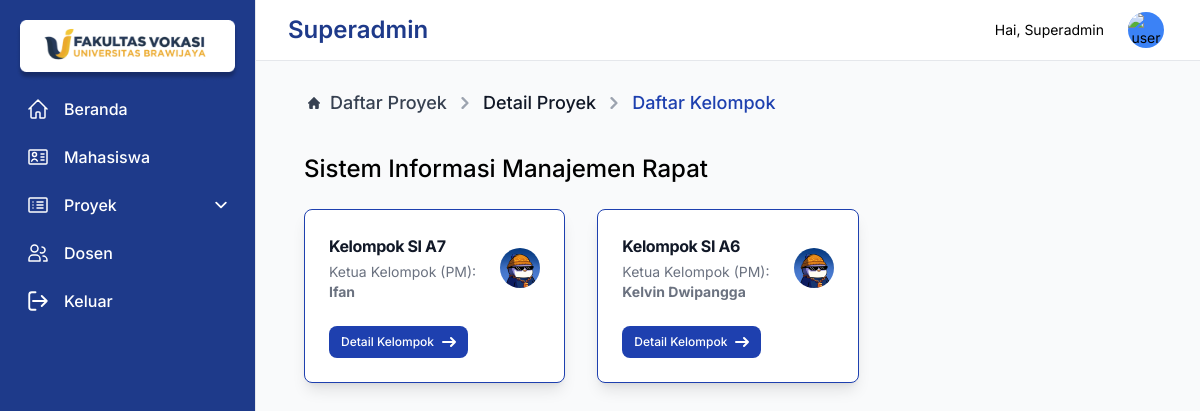
The page /superadmin/groups-and-projects/list-submitted.php?id=43 (signed in) on the database its author committed.
### tables this page shows
CREATE TABLE `proyek` (
  `id_proyek` int(20) NOT NULL,
  `nama_proyek` varchar(500) NOT NULL,
  `deskripsi_proyek` varchar(2500) NOT NULL,
  `id_user` varchar(250) NOT NULL,
  `req` varchar(2500) NOT NULL,
  `minggu` int(10) NOT NULL,
  `status_show` varchar(10) NOT NULL,
  `feature_id` int(20) NOT NULL
);

CREATE TABLE `bunch` (
  `bunch_id` int(20) NOT NULL,
  `bunch_name` varchar(250) NOT NULL,
  `leader_id` varchar(250) NOT NULL,
  `project_id` int(20) NOT NULL,
  `grade` int(20) NOT NULL
);

CREATE TABLE `user` (
  `email` varchar(250) NOT NULL,
  `id` varchar(20) NOT NULL,
  `nama_user` varchar(250) NOT NULL,
  `level` varchar(250) NOT NULL,
  `gambar` varchar(500) NOT NULL,
  `password` varchar(700) NOT NULL
);

### query/query.php (called while the page is built, shortened)
<?php
require 'connectdb.php';
function execThis($query)
{
  global $conn;
  $result = mysqli_query($conn, $query);
  $rows = [];
  while ($row = mysqli_fetch_assoc($result)) {
    $rows[] = $row;
  }
  return $rows;
}

### superadmin/content/content.php (the view)
<?php
require '../../query/query.php';
$bunches = execThis("SELECT bunch_id, project_id, bunch_name, nama_user, nama_proyek FROM bunch INNER JOIN user ON bunch.leader_id = user.email INNER JOIN proyek ON bunch.project_id = proyek.id_proyek WHERE project_id = " . $_GET['id'] . "");
?>
<div class="py-1 max-w-screen-xl lg:py-2">
	<?php if ($bunches == []) {
		$bunches = execThis("SELECT nama_proyek FROM proyek WHERE id_proyek = " . $_GET['id'] . "");
	?>
		<h2 class="text-2xl pb-6 font-medium"><?= $bunches[0]['nama_proyek'] ?></h2>
		<div class="h-fit">
			<h2 class="text-center font-normal text-gray-400 leading-loose">Belum ada kelompok yang mengambil</h2>
		</div>
	<?php } else { ?>
		<h2 class="text-2xl pb-6 font-medium"><?= $bunches[0]['nama_proyek'] ?></h2>
		<div class="grid gap-8 lg:grid-cols-3">
			<?php foreach ($bunches as $bunch) : ?>
				<div class="max-w-full shadow-lg p-6 bg-white border border-blue-800 flex flex-col justify-between items-start rounded-lg">
					<div class="flex justify-between w-full items-center mb-4">
						<a href="./details.php?bid=<?= $bunch['bunch_id'] ?>" class="flex flex-col justify-between">
							<h5 class="mb-1 text-md font-bold tracking-tight text-gray-900 hover:underline ">Kelompok <?= $bunch['bunch_name'] ?></h5>
							<span class="text-sm text-gray-500">Ketua Kelompok (PM): <span class="font-bold"><?= $bunch['nama_user'] ?></span></span>
						</a>
						<img class="w-10 h-10 rounded-full" src="/PBL/assets/img/ian.jpeg" alt="Rounded avatar">
					</div>
					<a href="./details.php?bid=<?= $bunch['bunch_id'] ?>" class="inline-flex items-center px-3 py-2 text-xs font-medium text-center text-white bg-blue-800 rounded-lg hover:scale-105 duration-300 ease-in-out mt-2 focus:ring-4 focus:outline-none focus:ring-blue-300">
						Detail Kelompok
						<svg class="rtlamberate-180 w-3.5 h-3.5 ms-2" aria-hidden="true" xmlns="http://www.w3.org/2000/svg" fill="none" viewBox="0 0 14 10">
							<path stroke="currentColor" stroke-linecap="round" stroke-linejoin="round" stroke-width="2" d="M1 5h12m0 0L9 1m4 4L9 9" />
						</svg>
					</a>
				</div>
			<?php endforeach; ?>
		</div>
	<?php } ?>
</div>

### user/includes/head.php (style rules this page uses)
body { font-family: 'Inter', sans-serif; }
html { scroll-behavior: smooth; }

### rows shown on the page
proyek: nama_proyek "Sistem Informasi Manajemen Rapat"
bunch: bunch_name "SI A7", leader.nama_user "Ifan"
bunch: bunch_name "SI A6", leader.nama_user "Kelvin Dwipangga"

### other values the page prints
$_SESSION['nama_user'] "Superadmin"
